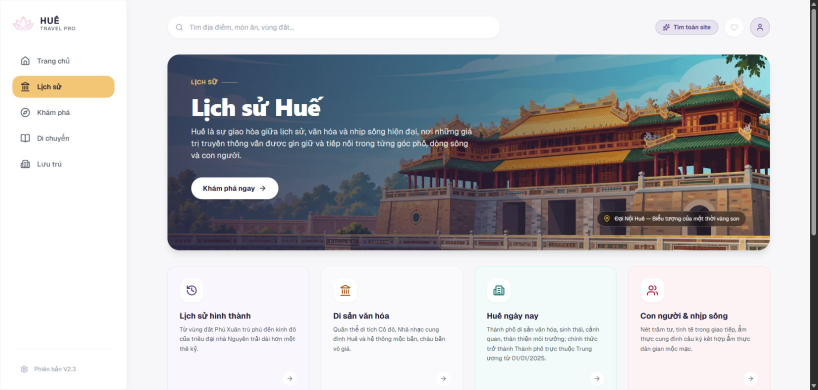
#> input picture reports/codex/evidence/GATE-07-02C-00/09-ve-hue-1650.png, 1635 x 779 px, given in place of kham-pha-detail-1366.png, which was not available (shown at 1/2 size)
$ python prepare-evidence.py
#> lines starting #> are read from the running program, lines starting #| are printed output that depends on the picture; pictures that were not available may be replaced by others from this repository, and a replacement may not be noted
from pathlib import Path
from PIL import Image, ImageOps, ImageDraw
root=Path(r'A:\trí tuệ nhân tạo\BAI_3\hue-travel-pro\reports\codex\evidence\GATE-07-02C-00')
crops=[('kham-pha-detail-1366.png','P1-KP01-thumbnail-crop.png',(288,248,617,622)),('kham-pha-detail-1366.png','P1-KP02-map-crop.png',(996,196,1320,500)),('05-ve-hue-1440.png','P1-LS01-topic-crop.png',(288,536,1393,801)),('cam-nang-1366-full.png','P1-DC01-cards-crop.png',(288,715,965,1210)),('luu-tru-1366-full.png','P1-LT01-cards-crop.png',(288,786,965,1080))]
for source,target,rect in crops:
    Image.open(root/source).crop(rect).save(root/target)
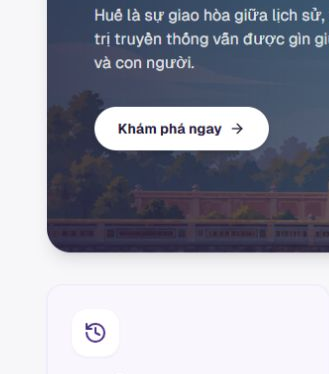
#> saved as P1-KP01-thumbnail-crop.png: PIL image 329x374 RGB; mean R, G, B 152.4, 154.6, 167.1
#> pass 3 of the loop `for source,target,rect in crops:`:
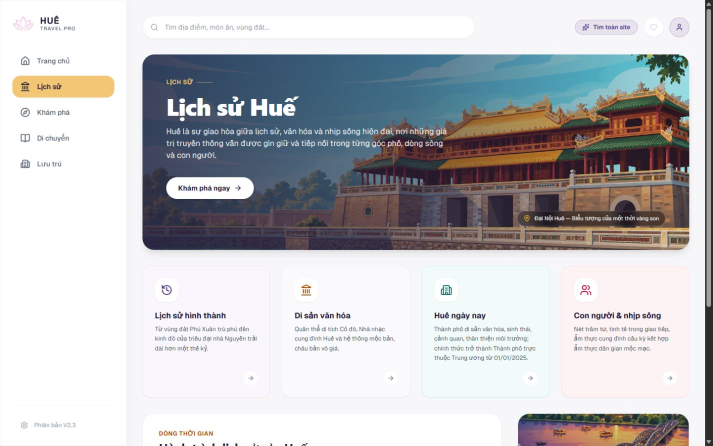
#> input picture reports/codex/evidence/GATE-07-02C-00/05-ve-hue-1440.png, 1425 x 891 px, found by its file name (shown at 1/2 size)
#> `Image.open(root/source).crop(rect).save(root/target)`:
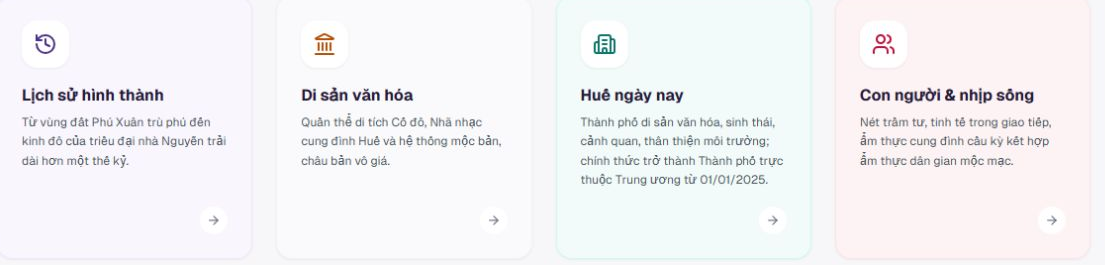
#> saved as P1-LS01-topic-crop.png: PIL image 1105x265 RGB; mean R, G, B 242.9, 242.1, 244.5
#> the loop made 5 passes; the first 3 are shown
pairs=[('02_VE_HUE.png','01-ve-hue-1366.png','compare-ve-hue.png'),('03_KHAM_PHA.png','02-kham-pha-1366.png','compare-kham-pha.png'),('04_CAM_NANG.png','03-cam-nang-1366.png','compare-cam-nang.png'),('05_LUU_TRU.png','04-luu-tru-1366.png','compare-luu-tru.png')]
for reference,current,target in pairs:
    a=Image.open(root/reference).convert('RGB');b=Image.open(root/current).convert('RGB')
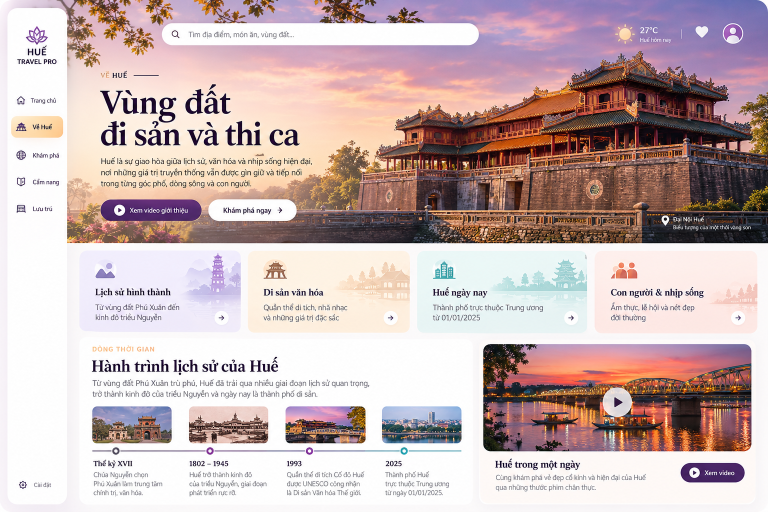
#> input picture reports/codex/evidence/GATE-07-02C-00/02_VE_HUE.png, 1536 x 1024 px, found by its file name (shown at 1/2 size)
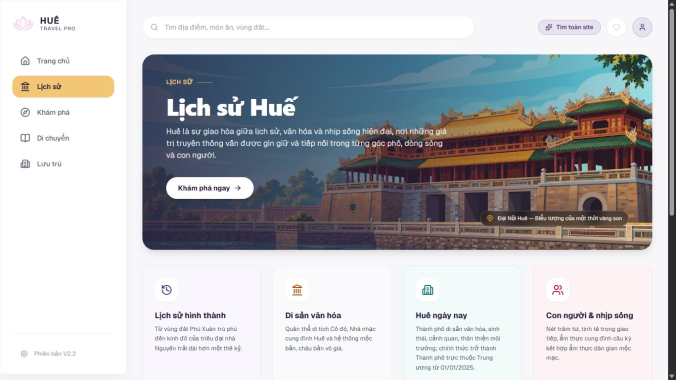
#> input picture reports/codex/evidence/GATE-07-02C-00/01-ve-hue-1366.png, 1351 x 760 px, found by its file name (shown at 1/2 size)
#> further down, b is the input picture: PIL image 1351x760 RGB; mean R, G, B 183.7, 185, 188.2
    aw=680;ah=round(a.height*aw/a.width);bh=round(b.height*aw/b.width)
#> after `ah = round(a.height * aw / a.width)`: ah = 453
#> after `bh = round(b.height * aw / b.width)`: bh = 383
    out=Image.new('RGB',(1380,max(ah,bh)+40),'#eeeeee');d=ImageDraw.Draw(out)
#> after `out = Image.new('RGB', (1380, max(ah, bh) + 40), '#eeeeee')`: out: PIL image 1380x493 RGB; every value is 238
    d.text((10,10),'OWNER MOCKUP (normalized width)',fill='black');d.text((700,10),'CURRENT 1366x768 - 2026-10-25 (normalized width)',fill='black')
    out.paste(a.resize((aw,ah)),(0,40));out.paste(b.resize((aw,bh)),(700,40));out.save(root/target)
#> after `out.paste(a.resize((aw, ah)), (0, 40))`:
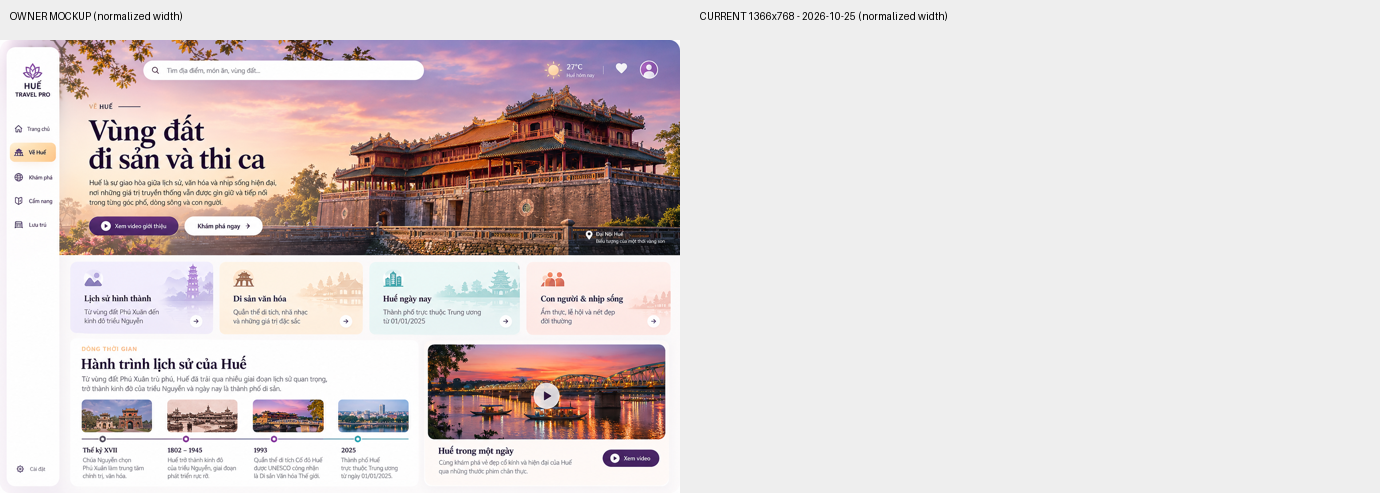
#> out: PIL image 1380x493 RGB; mean R, G, B 220.3, 211.3, 211.2
#> after `out.paste(b.resize((aw, bh)), (700, 40))`:
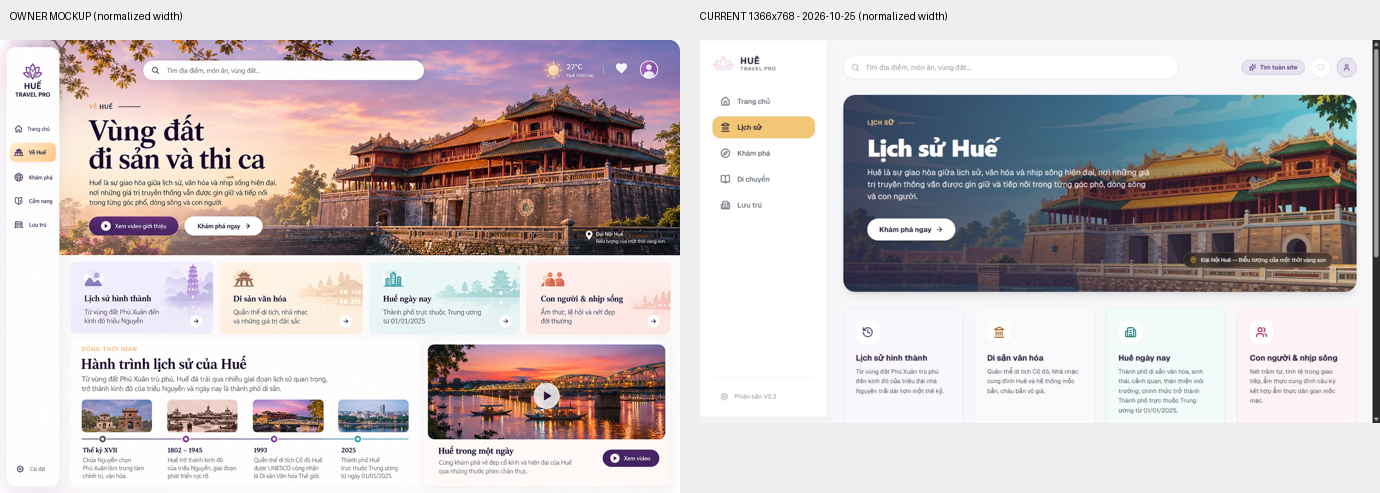
#> out: PIL image 1380x493 RGB; mean R, G, B 199.5, 191, 192.1
#> (the run stopped early here; a loop or call above may not have finished)
